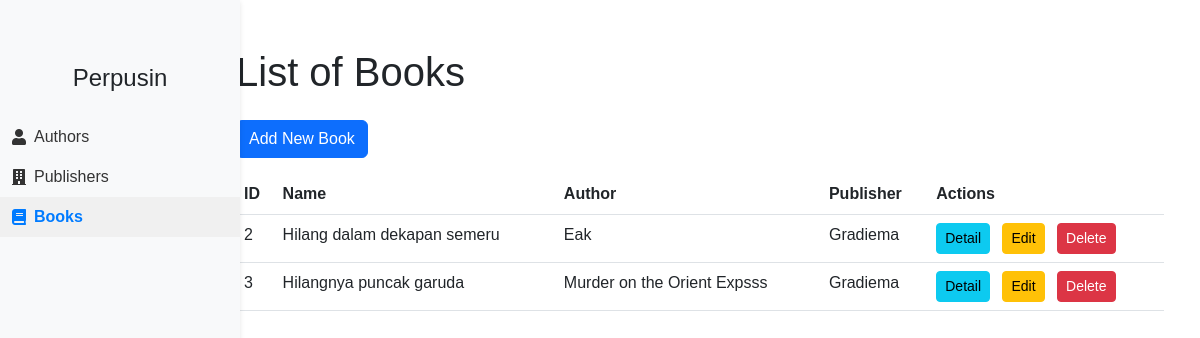
The page /public/book on the database its author committed.
### tables this page shows
CREATE TABLE `buku` (
  `id` int(11) NOT NULL,
  `name` varchar(255) DEFAULT NULL,
  `publisher_id` int(11) DEFAULT NULL,
  `author_id` int(11) DEFAULT NULL
);

CREATE TABLE `author` (
  `id` int(11) NOT NULL,
  `name` varchar(255) DEFAULT NULL
);

CREATE TABLE `publisher` (
  `id` int(11) NOT NULL,
  `name` varchar(255) DEFAULT NULL
);

### app/controller/BookController.php (called while the page is built, shortened)
<?php
require_once '../app/core/Controller.php';
require_once '../app/models/BookModel.php';
require_once '../app/core/Helper.php';
class BookController extends Controller
{
    private $bookModel;
    public function __construct()
    {
        $this->bookModel = new BookModel();
    }
    public function index()
    {
        $this->view('books/index', [
            'title' => 'List of Books',
            'books' => $this->bookModel->getAllBooks()
        ]);
    }
}

### app/core/App.php (called while the page is built, shortened)
<?php
class App {
    protected $method = 'index';
    public function __construct() {
        $url = $this->parseUrl();
        if ($url && file_exists('../app/controller/' . $url[0] . 'Controller.php')) {
            $this->controller = $url[0] . 'Controller';
            unset($url[0]);
        }
        $this->controller = new $this->controller;
        $this->params = $url ? array_values($url) : [];
        call_user_func_array([$this->controller, $this->method], $this->params);
    }
    public function parseUrl() {
        if (isset($_GET['url'])) {
            return explode('/', filter_var(rtrim($_GET['url'], '/'), FILTER_SANITIZE_URL));
        }
        return [];
    }
}

### public/index.php (called while the page is built, shortened)
<?php
require_once '../app/core/App.php';
require_once '../app/core/Controller.php';
require_once '../app/core/Database.php';
$app = new App();

### app/core/Helper.php (called while the page is built, shortened)
<?php
function base_url($uri = '') {
    $base_url = "http://$_SERVER[HTTP_HOST]/alpatech-php-mvc/public/";
    return $base_url . ltrim($uri, '/');
}

### app/core/Database.php (called while the page is built, shortened)
<?php
class Database {
    protected $host = DB_HOST;
    protected $user = DB_USER;
    protected $pass = DB_PASS;
    protected $db_name = DB_NAME;
    protected $dbh;
    protected $stmt;
    public function __construct()
    {
        $dsn = 'mysql:host='. $this->host . '; dbname=' . $this->db_name;
        $option = [
            PDO::ATTR_PERSISTENT => true,
            PDO::ATTR_ERRMODE => PDO::ERRMODE_EXCEPTION
        ];
        try {
            $this->dbh = new PDO ($dsn, $this->user, $this->pass, $option);
        } catch (PDOException $e) {
            die ($e->getMessage());
        }
    }
    public function query($query)
    {
        $this->stmt = $this->dbh->prepare($query);
    }
    public function execute()
    {
        $this->stmt->execute();
    }
    public function resultSet()
    {
        $this->execute();
        return $this->stmt->fetchAll(PDO::FETCH_ASSOC);
    }
}

### app/models/BookModel.php (called while the page is built, shortened)
<?php
require_once __DIR__ . '/../core/Database.php';
class BookModel extends Database
{
    protected $table = 'buku';
    protected $db;
    public function __construct()
    {
        $this->db = new Database();
    }
    public function getAllBooks()
    {
        $query = 'SELECT b.*, a.name AS author_name, p.name AS publisher_name FROM ' . $this->table . ' b ';
        $query .= 'LEFT JOIN author a ON b.author_id = a.id ';
        $query .= 'LEFT JOIN publisher p ON b.publisher_id = p.id ';
        $this->db->query($query);
        return $this->db->resultSet();
    }
}

### app/views/books/index.php (the view, shortened to what this page needs)
<div class="container mt-5">
    <h1 class="mb-4"><?php echo $data['title']; ?></h1>
    <a href="<?php echo base_url('book/add'); ?>" class="btn btn-primary mb-3">Add New Book</a>
    <table class="table">
        <thead>
            <tr>
                <th scope="col">ID</th>
                <th scope="col">Name</th>
                <th scope="col">Author</th>
                <th scope="col">Publisher</th>
                <th scope="col">Actions</th>
            </tr>
        </thead>
        <tbody>
            <?php foreach ($data['books'] as $book) : ?>
                <tr>
                    <td><?php echo $book['id']; ?></td>
                    <td><?php echo $book['name']; ?></td>
                    <td><?php echo $book['author_name']; ?></td>
                    <td><?php echo $book['publisher_name']; ?></td>
                    <td>
                        <a href="<?php echo base_url('book/detail/' . $book['id']); ?>" class="btn btn-info btn-sm me-2">Detail</a>
                        <a href="<?php echo base_url('book/edit/' . $book['id']); ?>" class="btn btn-warning btn-sm me-2">Edit</a>
                        <a href="<?php echo base_url('book/delete/' . $book['id']); ?>" class="btn btn-danger btn-sm">Delete</a>
                    </td>
                </tr>
            <?php endforeach; ?>
        </tbody>
    </table>
</div>

### app/core/Controller.php (shortened to what this page needs)
<?php
class Controller {
    public function view($view, $data = []) {
        $viewPath = '../app/views/' . $view . '.php';
        if (file_exists($viewPath)) {
            require_once $viewPath;
        } else {
            die("View does not exist.");
        }
    }
}

### rows shown on the page
buku: id "2", name "Hilang dalam dekapan semeru", author.name "Eak", publisher.name "Gradiema"
buku: id "3", name "Hilangnya puncak garuda", author.name "Murder on the Orient Expsss", publisher.name "Gradiema"

### other values the page prints
$data['title'] "List of Books"
